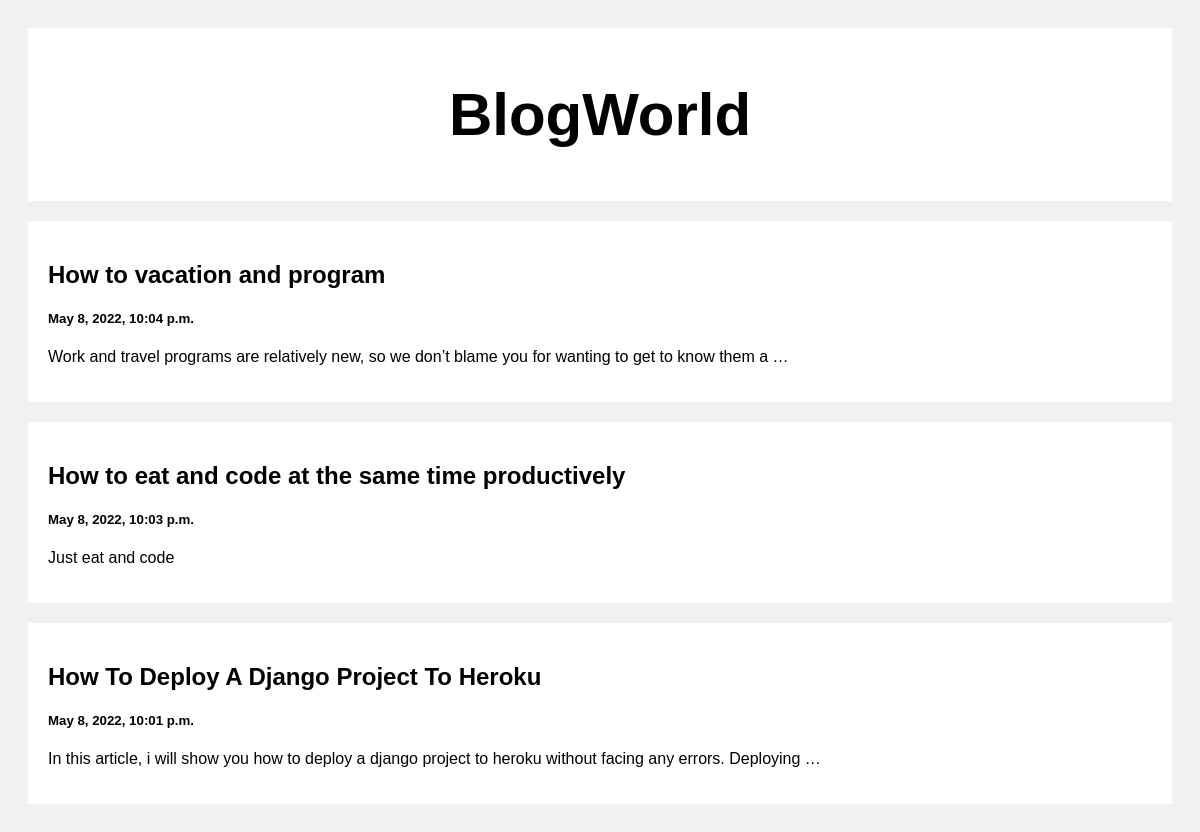
The page / on the database its author committed.
### posts/views.py (the view)
# urls.py: path('', views.index, name='index'), # '' as empty = home page
def index(request):
    posts = Post.objects.all() # We are taking all the objects from the database posts and saving it to the posts variable
    return render(request, 'index.html', {'posts': posts}) # Here we are passing the data into our template which is index.html

### templates/index.html (shortened to what this page needs)
<!DOCTYPE html>
<html>
<head>
</head>
<body>
<div class="header">
  <h2>BlogWorld</h2>
</div>
<div class="row">
  <div class="leftcolumn">
    {% for post in posts reversed %}
    <div class="card">
        <a style="text-decoration: none; color: black;" href="/post/{{post.id}}">
          <h2>{{post.title}}</h2>
          <h5>{{post.created_at}}</h5>
          <p>{{post.body|truncatewords:20}}</p>
        </a>
    </div>
    {% endfor %}
  </div>
</div>
</body>
</html>

### templates/index.html (style rules this page uses)
* { box-sizing: border-box; }
body { font-family: Arial; padding: 20px; background: #f1f1f1; }
.header { padding: 2px; font-size: 40px; text-align: center; background: white; }
.leftcolumn { float: left; width: 100%; }
.card { background-color: white; padding: 20px; margin-top: 20px; }
.row:after { content: ""; display: table; clear: both; }

### rows shown on the page
Post: title "How to vacation and program", created_at "May 8, 2022, 10:04 p.m.", body "Work and travel programs are relatively new, so we don’t blame you for wanting to get to know them a …"
Post: title "How to eat and code at the same time productively", created_at "May 8, 2022, 10:03 p.m.", body "Just eat and code"
Post: title "How To Deploy A Django Project To Heroku", created_at "May 8, 2022, 10:01 p.m.", body "In this article, i will show you how to deploy a django project to heroku without facing any errors. Deploying …"
